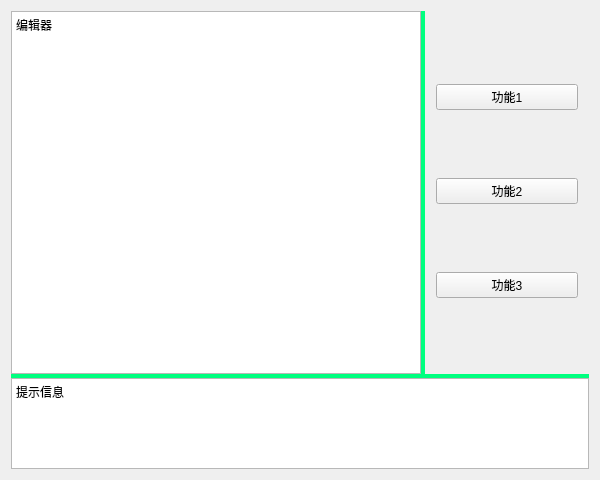
<?xml version="1.0" encoding="UTF-8"?>
<ui version="4.0">
 <class>Widget</class>
 <widget class="QWidget" name="Widget">
  <property name="geometry">
   <rect>
    <x>0</x>
    <y>0</y>
    <width>600</width>
    <height>480</height>
   </rect>
  </property>
  <property name="windowTitle">
   <string>Widget</string>
  </property>
  <layout class="QVBoxLayout" name="verticalLayout_2">
   <item>
    <widget class="QSplitter" name="splitter_2">
     <property name="styleSheet">
      <string notr="true">QSplitter::handle {    
    background-color: rgb(0, 255, 127);
}</string>
     </property>
     <property name="orientation">
      <enum>Qt::Vertical</enum>
     </property>
     <widget class="QSplitter" name="splitter">
      <property name="sizePolicy">
       <sizepolicy hsizetype="Expanding" vsizetype="Expanding">
        <horstretch>0</horstretch>
        <verstretch>4</verstretch>
       </sizepolicy>
      </property>
      <property name="styleSheet">
       <string notr="true">QSplitter::handle {    
    background-color: rgb(0, 255, 127);
}</string>
      </property>
      <property name="orientation">
       <enum>Qt::Horizontal</enum>
      </property>
      <widget class="QTextEdit" name="textEdit">
       <property name="sizePolicy">
        <sizepolicy hsizetype="Expanding" vsizetype="Expanding">
         <horstretch>0</horstretch>
         <verstretch>0</verstretch>
        </sizepolicy>
       </property>
       <property name="html">
        <string>&lt;!DOCTYPE HTML PUBLIC &quot;-//W3C//DTD HTML 4.0//EN&quot; &quot;http://www.w3.org/TR/REC-html40/strict.dtd&quot;&gt;
&lt;html&gt;&lt;head&gt;&lt;meta name=&quot;qrichtext&quot; content=&quot;1&quot; /&gt;&lt;style type=&quot;text/css&quot;&gt;
p, li { white-space: pre-wrap; }
&lt;/style&gt;&lt;/head&gt;&lt;body style=&quot; font-family:'宋体'; font-size:9pt; font-weight:400; font-style:normal;&quot;&gt;
&lt;p style=&quot; margin-top:0px; margin-bottom:0px; margin-left:0px; margin-right:0px; -qt-block-indent:0; text-indent:0px;&quot;&gt;编辑器&lt;/p&gt;&lt;/body&gt;&lt;/html&gt;</string>
       </property>
      </widget>
      <widget class="QWidget" name="">
       <layout class="QVBoxLayout" name="verticalLayout">
        <item>
         <widget class="QPushButton" name="pushButton1">
          <property name="text">
           <string>功能1</string>
          </property>
         </widget>
        </item>
        <item>
         <widget class="QPushButton" name="pushButton2">
          <property name="text">
           <string>功能2</string>
          </property>
         </widget>
        </item>
        <item>
         <widget class="QPushButton" name="pushButton3">
          <property name="text">
           <string>功能3</string>
          </property>
         </widget>
        </item>
       </layout>
      </widget>
     </widget>
     <widget class="QTextBrowser" name="textBrowser">
      <property name="sizePolicy">
       <sizepolicy hsizetype="Expanding" vsizetype="Expanding">
        <horstretch>0</horstretch>
        <verstretch>1</verstretch>
       </sizepolicy>
      </property>
      <property name="html">
       <string>&lt;!DOCTYPE HTML PUBLIC &quot;-//W3C//DTD HTML 4.0//EN&quot; &quot;http://www.w3.org/TR/REC-html40/strict.dtd&quot;&gt;
&lt;html&gt;&lt;head&gt;&lt;meta name=&quot;qrichtext&quot; content=&quot;1&quot; /&gt;&lt;style type=&quot;text/css&quot;&gt;
p, li { white-space: pre-wrap; }
&lt;/style&gt;&lt;/head&gt;&lt;body style=&quot; font-family:'宋体'; font-size:9pt; font-weight:400; font-style:normal;&quot;&gt;
&lt;p style=&quot; margin-top:0px; margin-bottom:0px; margin-left:0px; margin-right:0px; -qt-block-indent:0; text-indent:0px;&quot;&gt;提示信息&lt;/p&gt;&lt;/body&gt;&lt;/html&gt;</string>
      </property>
     </widget>
    </widget>
   </item>
  </layout>
 </widget>
 <layoutdefault spacing="6" margin="11"/>
 <resources/>
 <connections/>
</ui>
